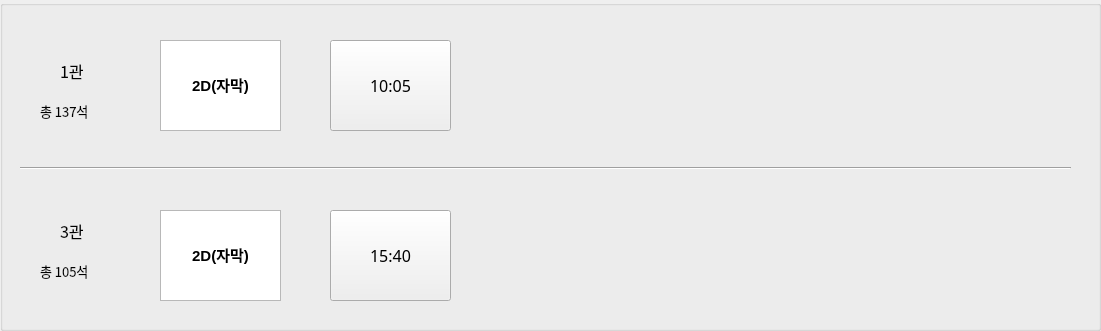
      <widget class="QGroupBox" name="Exorcist">
       <property name="geometry">
        <rect>
         <x>40</x>
         <y>1780</y>
         <width>1101</width>
         <height>331</height>
        </rect>
       </property>
       <property name="title">
        <string/>
       </property>
       <widget class="QLabel" name="label_28">
        <property name="geometry">
         <rect>
          <x>60</x>
          <y>60</y>
          <width>31</width>
          <height>21</height>
         </rect>
        </property>
        <property name="font">
         <font>
          <family>한컴산뜻돋움</family>
          <pointsize>12</pointsize>
         </font>
        </property>
        <property name="text">
         <string>1관</string>
        </property>
       </widget>
       <widget class="QLabel" name="label_29">
        <property name="geometry">
         <rect>
          <x>40</x>
          <y>100</y>
          <width>71</width>
          <height>21</height>
         </rect>
        </property>
        <property name="font">
         <font>
          <family>한컴산뜻돋움</family>
          <pointsize>10</pointsize>
         </font>
        </property>
        <property name="text">
         <string>총 137석</string>
        </property>
       </widget>
       <widget class="Line" name="line_3">
        <property name="geometry">
         <rect>
          <x>20</x>
          <y>160</y>
          <width>1051</width>
          <height>16</height>
         </rect>
        </property>
        <property name="orientation">
         <enum>Qt::Horizontal</enum>
        </property>
       </widget>
       <widget class="QLabel" name="label_30">
        <property name="geometry">
         <rect>
          <x>60</x>
          <y>220</y>
          <width>31</width>
          <height>21</height>
         </rect>
        </property>
        <property name="font">
         <font>
          <family>한컴산뜻돋움</family>
          <pointsize>12</pointsize>
         </font>
        </property>
        <property name="text">
         <string>3관</string>
        </property>
       </widget>
       <widget class="QLabel" name="label_31">
        <property name="geometry">
         <rect>
          <x>40</x>
          <y>260</y>
          <width>71</width>
          <height>21</height>
         </rect>
        </property>
        <property name="font">
         <font>
          <family>한컴산뜻돋움</family>
          <pointsize>10</pointsize>
         </font>
        </property>
        <property name="text">
         <string>총 105석</string>
        </property>
       </widget>
       <widget class="QTextBrowser" name="textBrowser_7">
        <property name="geometry">
         <rect>
          <x>160</x>
          <y>40</y>
          <width>121</width>
          <height>91</height>
         </rect>
        </property>
        <property name="html">
         <string>&lt;!DOCTYPE HTML PUBLIC &quot;-//W3C//DTD HTML 4.0//EN&quot; &quot;http://www.w3.org/TR/REC-html40/strict.dtd&quot;&gt;
&lt;html&gt;&lt;head&gt;&lt;meta name=&quot;qrichtext&quot; content=&quot;1&quot; /&gt;&lt;style type=&quot;text/css&quot;&gt;
p, li { white-space: pre-wrap; }
&lt;/style&gt;&lt;/head&gt;&lt;body style=&quot; font-family:'Gulim'; font-size:9pt; font-weight:400; font-style:normal;&quot;&gt;
&lt;p align=&quot;center&quot; dir='rtl' style=&quot;-qt-paragraph-type:empty; margin-top:0px; margin-bottom:0px; margin-left:0px; margin-right:0px; -qt-block-indent:0; text-indent:0px;&quot;&gt;&lt;br /&gt;&lt;/p&gt;
&lt;p align=&quot;center&quot; dir='rtl' style=&quot;-qt-paragraph-type:empty; margin-top:0px; margin-bottom:0px; margin-left:0px; margin-right:0px; -qt-block-indent:0; text-indent:0px;&quot;&gt;&lt;br /&gt;&lt;/p&gt;
&lt;p align=&quot;center&quot; dir='rtl' style=&quot; margin-top:0px; margin-bottom:0px; margin-left:0px; margin-right:0px; -qt-block-indent:0; text-indent:0px;&quot;&gt;&lt;span style=&quot; font-size:11pt; font-weight:600;&quot;&gt;2D(자막)&lt;/span&gt;&lt;/p&gt;&lt;/body&gt;&lt;/html&gt;</string>
        </property>
       </widget>
       <widget class="QTextBrowser" name="textBrowser_8">
        <property name="geometry">
         <rect>
          <x>160</x>
          <y>210</y>
          <width>121</width>
          <height>91</height>
         </rect>
        </property>
        <property name="html">
         <string>&lt;!DOCTYPE HTML PUBLIC &quot;-//W3C//DTD HTML 4.0//EN&quot; &quot;http://www.w3.org/TR/REC-html40/strict.dtd&quot;&gt;
&lt;html&gt;&lt;head&gt;&lt;meta name=&quot;qrichtext&quot; content=&quot;1&quot; /&gt;&lt;style type=&quot;text/css&quot;&gt;
p, li { white-space: pre-wrap; }
&lt;/style&gt;&lt;/head&gt;&lt;body style=&quot; font-family:'Gulim'; font-size:9pt; font-weight:400; font-style:normal;&quot;&gt;
&lt;p align=&quot;center&quot; dir='rtl' style=&quot;-qt-paragraph-type:empty; margin-top:0px; margin-bottom:0px; margin-left:0px; margin-right:0px; -qt-block-indent:0; text-indent:0px;&quot;&gt;&lt;br /&gt;&lt;/p&gt;
&lt;p align=&quot;center&quot; dir='rtl' style=&quot;-qt-paragraph-type:empty; margin-top:0px; margin-bottom:0px; margin-left:0px; margin-right:0px; -qt-block-indent:0; text-indent:0px;&quot;&gt;&lt;br /&gt;&lt;/p&gt;
&lt;p align=&quot;center&quot; dir='rtl' style=&quot; margin-top:0px; margin-bottom:0px; margin-left:0px; margin-right:0px; -qt-block-indent:0; text-indent:0px;&quot;&gt;&lt;span style=&quot; font-size:11pt; font-weight:600;&quot;&gt;2D(자막)&lt;/span&gt;&lt;/p&gt;&lt;/body&gt;&lt;/html&gt;</string>
        </property>
       </widget>
       <widget class="QToolButton" name="Time9">
        <property name="geometry">
         <rect>
          <x>330</x>
          <y>40</y>
          <width>121</width>
          <height>91</height>
         </rect>
        </property>
        <property name="font">
         <font>
          <family>한컴산뜻돋움</family>
          <pointsize>12</pointsize>
         </font>
        </property>
        <property name="text">
         <string>10:05</string>
        </property>
       </widget>
       <widget class="QToolButton" name="Time10">
        <property name="geometry">
         <rect>
          <x>330</x>
          <y>210</y>
          <width>121</width>
          <height>91</height>
         </rect>
        </property>
        <property name="font">
         <font>
          <family>한컴산뜻돋움</family>
          <pointsize>12</pointsize>
         </font>
        </property>
        <property name="text">
         <string>15:40</string>
        </property>
       </widget>
      </widget>
